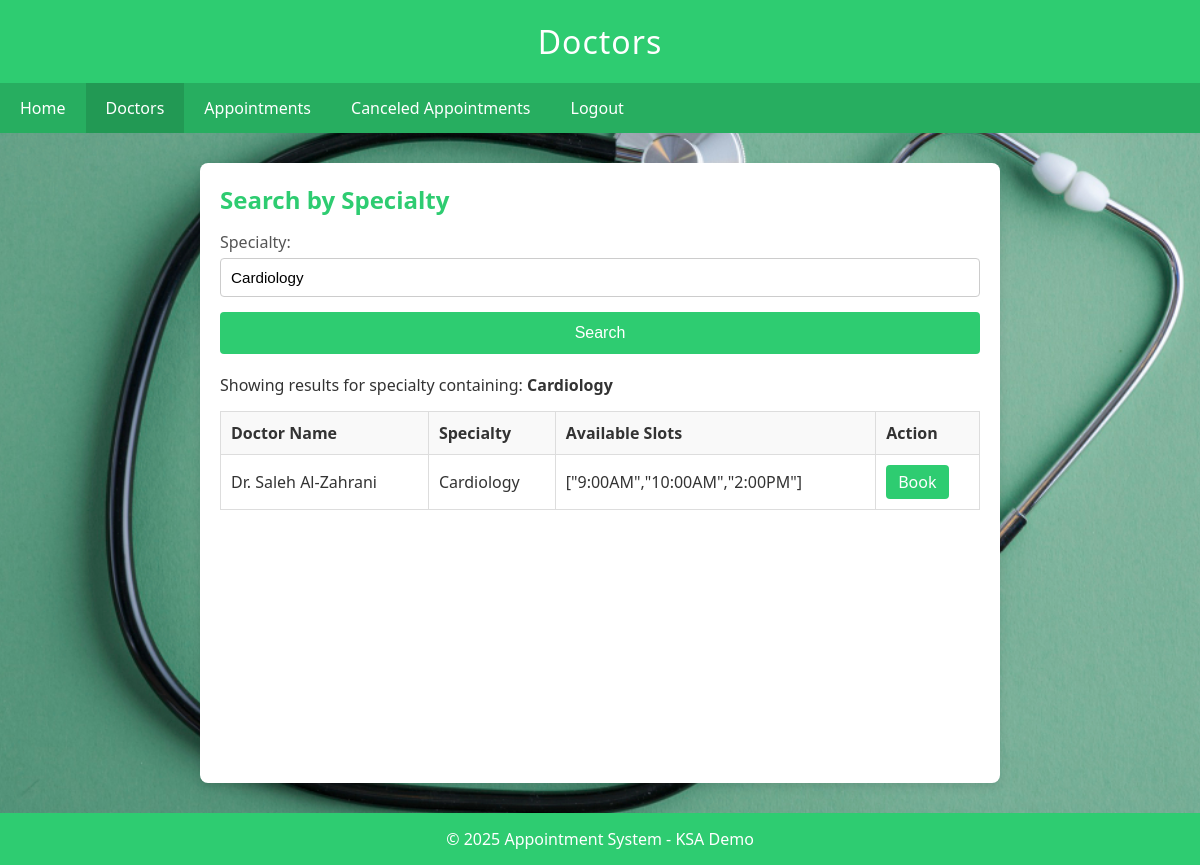
/doctor_list.php?specialty=Cardiology (signed in), run on the app's committed database.
### tables this page shows
CREATE TABLE `doctors` (
  `doctor_id` int(11) NOT NULL,
  `name` varchar(100) NOT NULL,
  `specialty` varchar(100) NOT NULL,
  `available_slots` text DEFAULT NULL
);

### doctor_list.php (the view, shortened to what this page needs)
<?php
require_once 'db_connect.php';
$searchSpecialty = isset($_GET['specialty']) ? trim($_GET['specialty']) : "";
$sql = "SELECT * FROM doctors";
if ($searchSpecialty !== "") {
  $sql .= " WHERE specialty LIKE '%$searchSpecialty%'";
}
$result = $conn->query($sql);
?>
<!DOCTYPE html>
<html lang="en">
<head>
  <link rel="stylesheet" href="style.css">
</head>
<body>
<div class="header">
  <h1>Doctors</h1>
</div>
<div class="nav">
  <a href="index.php">Home</a>
  <a href="doctor_list.php" class="active">Doctors</a>
  <a href="cancel.php">Appointments</a>
  <a href="canceled_appointments.php">Canceled Appointments</a>
  <a href="logout.php">Logout</a>
</div>
<div class="container">
  <h2>Search by Specialty</h2>
  <form action="" method="GET" style="margin-bottom:20px;">
    <label for="specialty">Specialty:</label>
    <input type="text" id="specialty" name="specialty"
           placeholder="Enter specialty..."
           value="<?php echo htmlspecialchars($searchSpecialty); ?>">
    <button type="submit" style="margin-top:0;">Search</button>
  </form>
  <?php if ($searchSpecialty !== ""): ?>
    <p>Showing results for specialty containing: <strong><?php echo htmlspecialchars($searchSpecialty); ?></strong></p>
  <?php endif; ?>
  <?php if ($result && $result->num_rows > 0): ?>
    <table>
      <tr>
        <th>Doctor Name</th>
        <th>Specialty</th>
        <th>Available Slots</th>
        <th>Action</th>
      </tr>
      <?php while ($row = $result->fetch_assoc()): ?>
      <tr>
        <td><?php echo htmlentities($row['name']); ?></td>
        <td><?php echo htmlentities($row['specialty']); ?></td>
        <td><?php echo htmlentities($row['available_slots']); ?></td>
        <td>
          <a href="book_appointment.php?doctor_id=<?php echo $row['doctor_id']; ?>" class="book-btn">
            Book
          </a>
        </td>
      </tr>
      <?php endwhile; ?>
    </table>
  <?php else: ?>
    <p>No doctors found.</p>
  <?php endif; ?>
</div>
<div class="footer">
  <p>&copy; <?php echo date("Y"); ?> Appointment System - KSA Demo</p>
</div>
</body>
</html>

### style.css (style rules this page uses)
* { margin: 0; padding: 0; box-sizing: border-box; }
body { font-family: "Segoe UI", Tahoma, Arial, sans-serif; background-color: #f0f0f0; color: #333; background: url('Appointment2.jpg') no-repeat center center fixed; background-size: cover; height: 100vh; / }
form label { display: block; margin: 10px 0 5px; font-weight: 500; color: #555; }
form input[type="text"], form input[type="email"], form input[type="password"], form input[type="datetime-local"] { width: 100%; padding: 10px; border: 1px solid #ccc; border-radius: 4px; margin-bottom: 15px; font-size: 0.95rem; transition: border-color 0.2s; }
form button { width: 100%; padding: 12px; border: none; border-radius: 4px; background-color: #2ecc71; font-size: 1rem; color: #fff; cursor: pointer; transition: background-color 0.2s; }
.header { background-color: #2ecc71; color: #fff; text-align: center; padding: 20px 0; }
.header h1 { letter-spacing: 1px; font-weight: 500; }
.nav { background-color: #27ae60; overflow: hidden; }
.nav a { float: left; display: block; color: #fff; text-align: center; padding: 14px 20px; text-decoration: none; transition: background-color 0.2s; }
.nav a:hover, .nav a.active { background-color: #229954; }
.container { max-width: 800px; margin: 30px auto; padding: 20px; background-color: #fff; border-radius: 8px; box-shadow: 0 4px 10px rgba(0,0,0,0.1); min-height: calc(100vh - 180px); }
.container h2 { color: #2ecc71; margin-bottom: 15px; font-weight: 600; }
table { width: 100%; border-collapse: collapse; margin-top: 15px; }
table th, table td { border: 1px solid #ddd; padding: 10px; text-align: left; }
table th { background-color: #f9f9f9; }
.cancel-btn, .book-btn { display: inline-block; background-color: #e74c3c; color: #fff; padding: 6px 12px; border-radius: 4px; text-decoration: none; transition: background-color 0.2s; }
.book-btn { background-color: #2ecc71; }
.footer { background-color: #2ecc71; color: #fff; text-align: center; padding: 15px 0; position: relative; clear: both; }

### data on the page
doctors: name "Dr. Saleh Al-Zahrani", specialty "Cardiology", available_slots "[\"9:00AM\",\"10:00AM\",\"2:00PM\"]"

### other printed values
$searchSpecialty "Cardiology"
